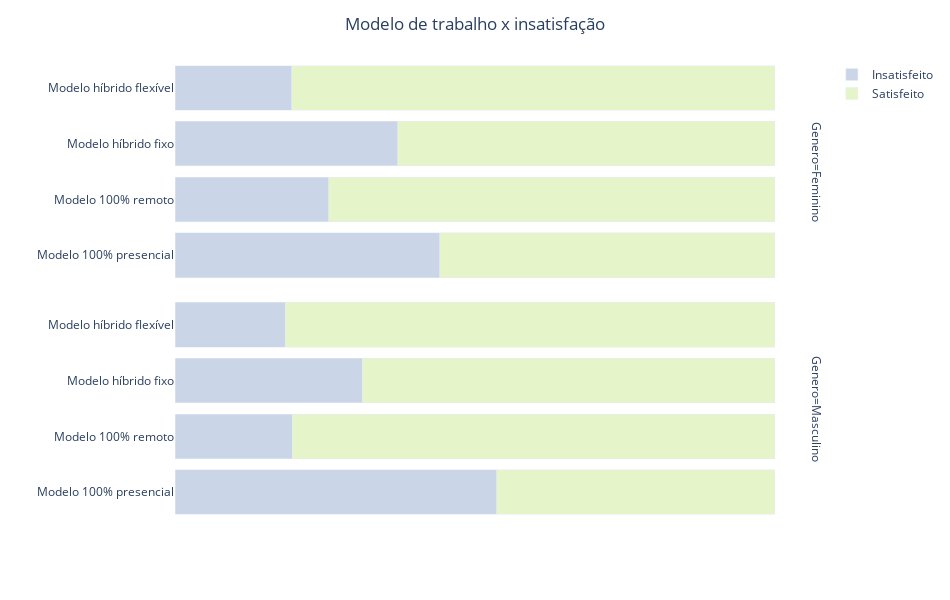

Notebook cell for this chart:
### Markdown cell above
### Insatisfação x modalidade de trabalho

### Code cell
df_insatisfacao = df.loc[df['Você está satisfeito na sua empresa atual?']>=0, 
                       [
                        'Genero', 
                        'Você está satisfeito na sua empresa atual?', 
                        'Atualmente qual a sua forma de trabalho?'
                        ]]

# Substituindo valores para melhor visualização
df_insatisfacao['Você está satisfeito na sua empresa atual?'
                ].replace(0, 'Insatisfeito', inplace=True)

df_insatisfacao['Você está satisfeito na sua empresa atual?'
                ].replace(1, 'Satisfeito', inplace=True)

df_insatisfacao['Atualmente qual a sua forma de trabalho?'].replace(
        'Modelo híbrido flexível (o funcionário tem liberdade para escolher quando estar no escritório presencialmente)',
        'Modelo híbrido flexível', inplace=True)

df_insatisfacao['Atualmente qual a sua forma de trabalho?'].replace(
        'Modelo híbrido com dias fixos de trabalho presencial',
        'Modelo híbrido fixo', inplace=True)


# Separando por gênero e reorganizando para plotagem
data_f = df_insatisfacao.loc[df_insatisfacao['Genero']=='Feminino'].groupby('Atualmente qual a sua forma de trabalho?'
                            )['Você está satisfeito na sua empresa atual?'].value_counts(normalize=True).unstack()
data_f['Genero'] = 'Feminino'

data_m = df_insatisfacao.loc[df_insatisfacao['Genero']=='Masculino'].groupby('Atualmente qual a sua forma de trabalho?'
                            )['Você está satisfeito na sua empresa atual?'].value_counts(normalize=True).unstack()   
data_m['Genero'] = 'Masculino'

concat = pd.concat([data_f, data_m], axis=0)

fig = px.bar(
            concat, 
            barmode='stack', 
            color_discrete_sequence=[color_pal[2], color_pal[4]], 
            orientation='h',
            facet_row='Genero',
            labels={'Atualmente qual a sua forma de trabalho?': '',
                    'Você está satisfeito na sua empresa atual?': ''}
            )


fig.update_layout(width=950, height=600,
                  title_text='Modelo de trabalho x insatisfação',
                  title_x=0.50,
                  showlegend=True,
                  plot_bgcolor='white',
                  xaxis_visible=False, 
                  xaxis_showticklabels=False
                  )


fig.show()

### Figure 1 — Plotly figure (JSON) as saved in the notebook; plotly's stock layout.template omitted (floating-point values rounded to 4 significant figures)
{"data": [{"alignmentgroup": "True", "hovertemplate": "=%{y}<br>Genero=Feminino<br>value=%{x}<extra></extra>", "legendgroup": "Insatisfeito", "marker": {"color": "#cbd5e8", "pattern": {"shape": ""}}, "name": "Insatisfeito", "offsetgroup": "Insatisfeito", "orientation": "h", "showlegend": true, "textposition": "auto", "type": "bar", "x": [0.4419, 0.2562, 0.3714, 0.1948], "xaxis": "x2", "y": ["Modelo 100% presencial", "Modelo 100% remoto", "Modelo híbrido fixo", "Modelo híbrido flexível"], "yaxis": "y2"}, {"alignmentgroup": "True", "hovertemplate": "=%{y}<br>Genero=Masculino<br>value=%{x}<extra></extra>", "legendgroup": "Insatisfeito", "marker": {"color": "#cbd5e8", "pattern": {"shape": ""}}, "name": "Insatisfeito", "offsetgroup": "Insatisfeito", "orientation": "h", "showlegend": false, "textposition": "auto", "type": "bar", "x": [0.5368, 0.1952, 0.3122, 0.1837], "xaxis": "x", "y": ["Modelo 100% presencial", "Modelo 100% remoto", "Modelo híbrido fixo", "Modelo híbrido flexível"], "yaxis": "y"}, {"alignmentgroup": "True", "hovertemplate": "=%{y}<br>Genero=Feminino<br>value=%{x}<extra></extra>", "legendgroup": "Satisfeito", "marker": {"color": "#e6f5c9", "pattern": {"shape": ""}}, "name": "Satisfeito", "offsetgroup": "Satisfeito", "orientation": "h", "showlegend": true, "textposition": "auto", "type": "bar", "x": [0.5581, 0.7438, 0.6286, 0.8052], "xaxis": "x2", "y": ["Modelo 100% presencial", "Modelo 100% remoto", "Modelo híbrido fixo", "Modelo híbrido flexível"], "yaxis": "y2"}, {"alignmentgroup": "True", "hovertemplate": "=%{y}<br>Genero=Masculino<br>value=%{x}<extra></extra>", "legendgroup": "Satisfeito", "marker": {"color": "#e6f5c9", "pattern": {"shape": ""}}, "name": "Satisfeito", "offsetgroup": "Satisfeito", "orientation": "h", "showlegend": false, "textposition": "auto", "type": "bar", "x": [0.4632, 0.8048, 0.6878, 0.8163], "xaxis": "x", "y": ["Modelo 100% presencial", "Modelo 100% remoto", "Modelo híbrido fixo", "Modelo híbrido flexível"], "yaxis": "y"}], "layout": {"annotations": [{"font": {}, "showarrow": false, "text": "Genero=Masculino", "textangle": 90, "x": 0.98, "xanchor": "left", "xref": "paper", "y": 0.2425, "yanchor": "middle", "yref": "paper"}, {"font": {}, "showarrow": false, "text": "Genero=Feminino", "textangle": 90, "x": 0.98, "xanchor": "left", "xref": "paper", "y": 0.7575, "yanchor": "middle", "yref": "paper"}], "barmode": "stack", "height": 600, "legend": {"title": {"text": ""}, "tracegroupgap": 0}, "margin": {"t": 60}, "plot_bgcolor": "white", "showlegend": true, "title": {"text": "Modelo de trabalho x insatisfação", "x": 0.5}, "width": 950, "xaxis": {"anchor": "y", "domain": [0, 0.98], "showticklabels": false, "title": {"text": "value"}, "visible": false}, "xaxis2": {"anchor": "y2", "domain": [0, 0.98], "matches": "x", "showticklabels": false}, "yaxis": {"anchor": "x", "domain": [0, 0.485], "title": {"text": ""}}, "yaxis2": {"anchor": "x2", "domain": [0.515, 1], "matches": "y", "title": {"text": ""}}}}
